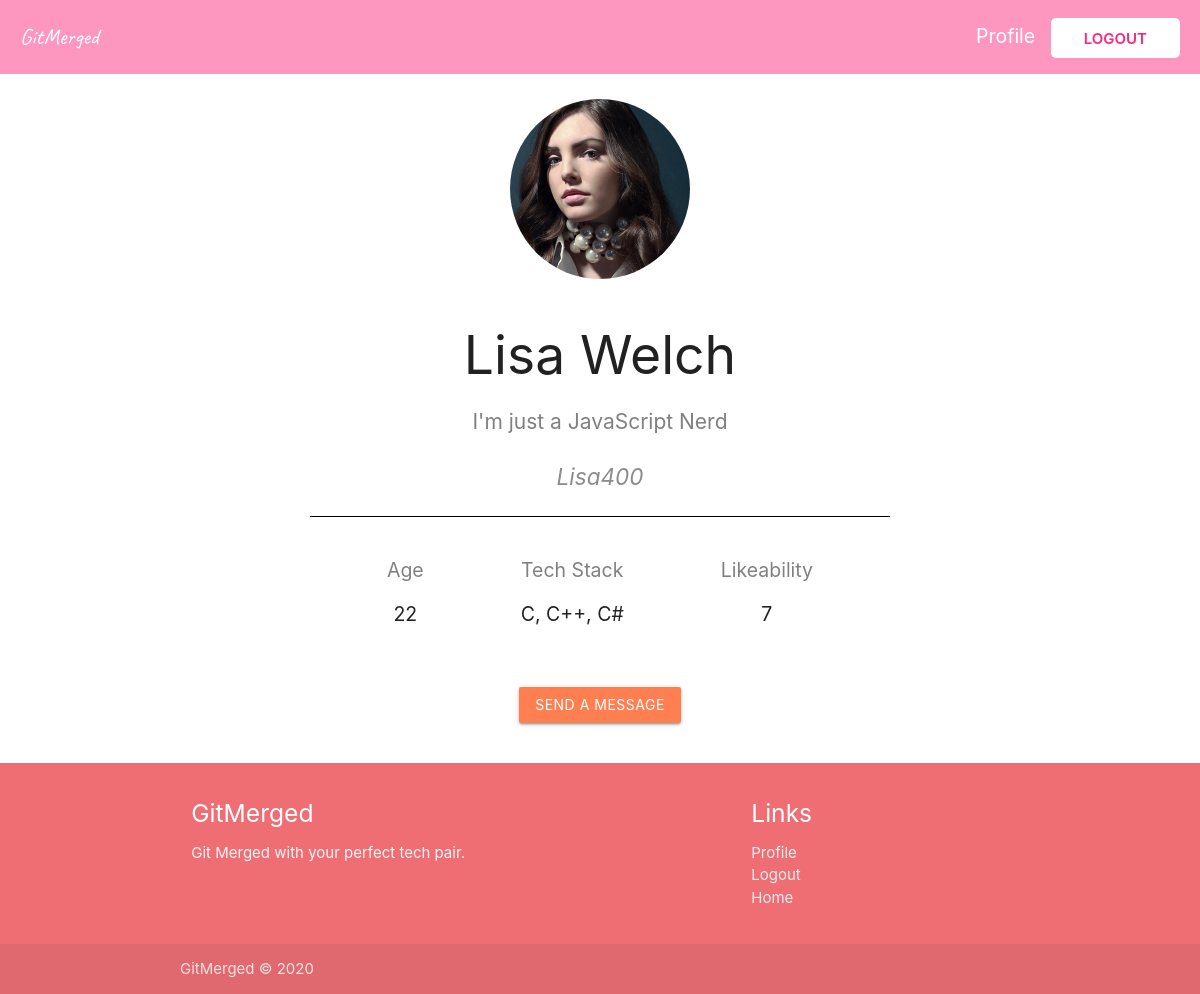
/user/5/ (signed in), run on the app's committed database.
### users/models.py (models this page shows, shortened)
class Profile(models.Model):
    user = models.OneToOneField(User, on_delete=models.CASCADE)
    full_name = models.CharField(max_length=100, null=True)
    age = models.IntegerField(null=True)
    gender = models.CharField(max_length=50, blank=True, null=True)
    profile_image = models.ImageField(
        upload_to='profile_pic', default="default.jpg", null=True, blank=True)
    bio = models.TextField(null=True)
    tech_stack = models.CharField(max_length=500, null=True)
    likeability = models.ManyToManyField(
        User, related_name="likes", blank=True)
    blocked_by = models.ManyToManyField(
        User, related_name="blocked", blank=True)

### main/views.py (the view)
# urls.py: path("user/<int:pk>/", views.UserDetail.as_view(), name="user-detail"),
class UserDetail(LoginRequiredMixin, DetailView):
    model = Profile

### users/templates/users/profile_detail.html
{% extends "base.html" %}
{% load crispy_forms_tags %}
{% block content %}
<section>
  <div class="navigation navigation--bg">
    <a href="/" class="logo">GitMerged</a>
    <div>
      {% if user.is_authenticated %}
      <a href="{% url 'profile-page' %}" class="profile-link">Profile</a>
      <a href="{% url 'logout' %}" class="login">Logout</a>
      {% else %}
      <a href="{% url 'login' %}" class="login">Log in</a>
      {% endif %}
    </div>
  </div>
  <section class="profile">
    <div>
      <img src="{{object.profile_image.url}}" alt="" class="profile-image" />
    </div>
    <div class="profile-about">
      <h2>{{ object.full_name }}</h2>
      <p class="bio">{{ object.bio }}</p>
      <p class="username">{{ object.user.username }}</p>
    </div>
    <div class="stats">
      <div>
        <h4 class="header">Age</h4>
        <h4>{{ object.age }}</h4>
      </div>
      <div>
        <h4 class="header">Tech Stack</h4>
        <h4>{{object.tech_stack}}</h4>
      </div>
      <div>
        <h4 class="header">Likeability</h4>
        <h4>{{object.likeability.count}}</h4>
      </div>
    </div>
    <a
      href="{% url 'write-message' object.user.username %}"
      class="btn"
      style="margin: 20px; background: coral;"
      >Send a Message</a
    >
  </section>
</section>
<footer class="page-footer">
  <div class="container">
    <div class="row">
      <div class="col l6 s12">
        <h5 class="white-text">GitMerged</h5>
        <p class="grey-text text-lighten-4">
          Git Merged with your perfect tech pair.
        </p>
      </div>
      <div class="col l4 offset-l2 s12">
        <h5 class="white-text">Links</h5>
        <ul>
          <li>
            <a class="grey-text text-lighten-3" href="{% url 'profile-page' %}"
              >Profile</a
            >
          </li>
          <li>
            <a class="grey-text text-lighten-3" href="{% url 'logout' %}"
              >Logout</a
            >
          </li>
          <li>
            <a class="grey-text text-lighten-3" href="{% url 'date-page' %}"
              >Home</a
            >
          </li>
        </ul>
      </div>
    </div>
  </div>
  <div class="footer-copyright">
    <div class="container">
      GitMerged © 2020
    </div>
  </div>
</footer>
{% endblock content %}

### main/static/main/main.css (style rules this page uses)
a { text-decoration: none !important; }
.navigation { z-index: 999; text-decoration: none; color: white; display: flex; justify-content: space-between; align-items: center; grid-row: 0/1; padding: 20px; font-size: 1.3rem; }
.navigation--bg { background: #fd267c7a; }
.logo { color: white; font-family: "Caveat", cursive; font-size: 1.5rem; }
.login { text-decoration: none; color: #fd267d; position: relative; background: white; padding: 0.7rem 2.2rem; text-transform: uppercase; font-weight: 600; font-size: 1rem; border-radius: 5px; }
.profile-link { text-decoration: none; color: white; margin-right: 10px; }
.profile { display: flex; margin: 20px; flex-wrap: wrap; justify-content: center; flex-direction: column; align-items: center; }
.profile-about { text-align: center; }
.profile-image { border-radius: 50%; margin: 5px; }
.bio { font-size: 1.4rem; color: gray; max-width: 50ch; }
.username { font-size: 1.5rem; color: grey; text-align: center; font-style: italic; opacity: 0.9; }
.stats { display: flex; justify-content: space-evenly; flex-wrap: wrap; align-items: center; width: 50%; text-align: center; margin-bottom: 60px; border-top: 1px solid black; }
.stats div { margin: 20px; height: 50px; }
.stats h4 { font-size: 1.3rem; }
.header { color: grey; }

### data on the page
Profile: profile_image (picture), full_name "Lisa Welch", bio "I'm just a JavaScript Nerd", user.username "Lisa400", age "22", tech_stack "C, C++, C#", likeability.count "7"
